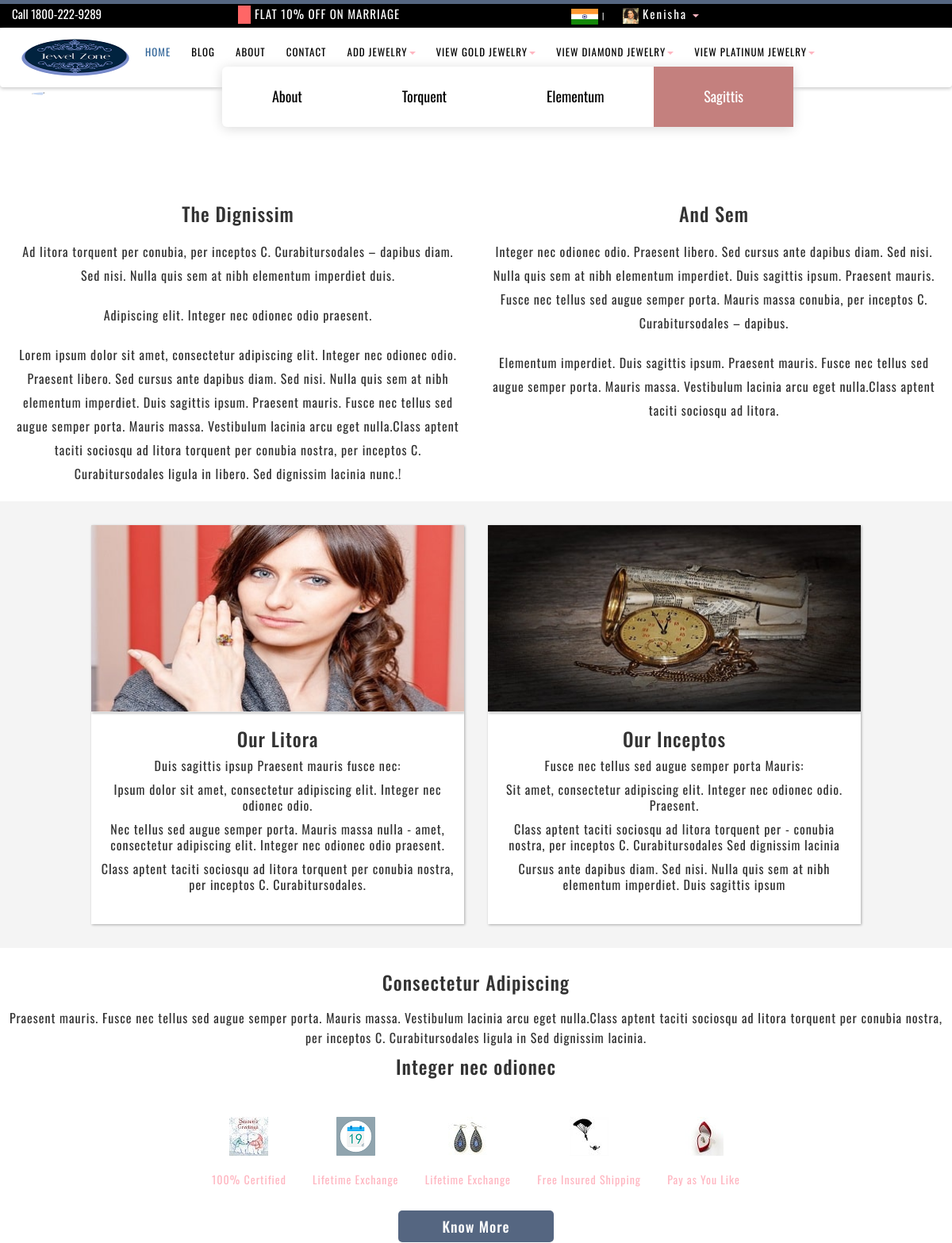
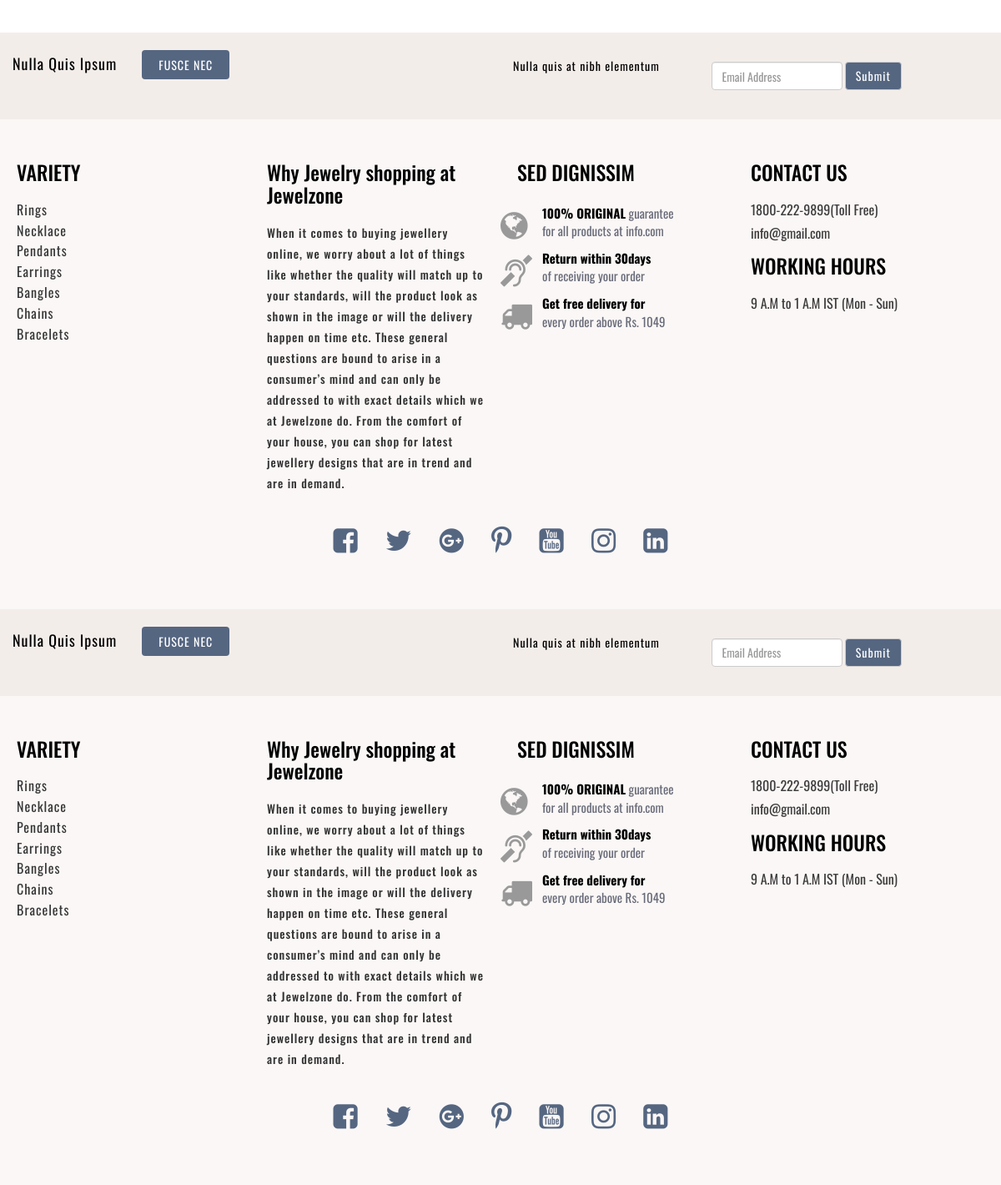
/about/ (signed in), run on the app's committed database (2 pictures, top to bottom).
### jewelzone/models.py (models this page shows, shortened)
class User(models.Model):
    fname = models.CharField(max_length=50)
    lname = models.CharField(max_length=50)
    email = models.CharField(max_length=50)
    mobile = models.CharField(max_length=50)
    password = models.CharField(max_length=50)
    cpassword = models.CharField(max_length=50)
    usertype = models.CharField(max_length=50,default="user")
    user_image = models.ImageField(upload_to='user_image/',default='')

### jewelzone/views.py (the view)
# urls.py: path('about/',views.about,name='about'),
def about(request):
    try:
        user = User.objects.get(email=request.session['email'])
        if user.usertype == "seller":
            data = "seller_header.html"
            return render(request,'about.html',{'data':data,'user':user})
        else:
            return render(request,'about.html')
    except:
        return render(request,'about.html')

### jewelzone/templates/about.html (shortened to what this page needs)
{% extends data|yesno:"seller_header.html,header.html" %}
{% load static %}
{% block content %}
<head>
	<link href="{% static 'css/bootstrap.min.css' %}" rel="stylesheet">
	<link href="{% static 'css/global.css' %}" rel="stylesheet">
	<link href="{% static 'css/index.css' %}" rel="stylesheet">
	<link href="{% static 'css/about.css' %}" rel="stylesheet">
	<link href="{% static 'css/shop.css' %}" rel="stylesheet">
	<link href="{% static 'css/contact.css' %}" rel="stylesheet">
	<link href="{% static 'css/blog.css' %}" rel="stylesheet">
	<link href="{% static 'css/detail.css' %}" rel="stylesheet">
	<link href="{% static 'css/shop_detail.css' %}" rel="stylesheet">
	<link rel="stylesheet" type="text/css" href="{% static 'css/font-awesome.min.css' %}">
</head>
<body>
<section id="about" class="clearfix">
 <div class="about_top clearfix">
  <div id="myCarousel" class="carousel slide" data-ride="carousel">
      <div class="carousel-inner">
        <div class="item active">
        </div>
      </div>
    	<ul class="nav nav-pills nav-justified">
          <li data-target="#myCarousel" data-slide-to="0" class=""><a href="#">About</a></li>
          <li data-target="#myCarousel" data-slide-to="1" class=""><a href="#">Torquent</a></li>
          <li data-target="#myCarousel" data-slide-to="2" class=""><a href="#">Elementum</a></li>
          <li data-target="#myCarousel" data-slide-to="3" class="active"><a href="#">Sagittis</a></li>
        </ul>
    </div>
 </div>
</section>
<section id="about_2" class="clearfix">
 <div class="container">
  <div class="row">
   <div class="about_2 clearfix">
   <div class="col-sm-6 about_2_left clearfix">
    <div class="about_2_left_inner clearfix">
	 <h4>The Dignissim</h4>
	 <p>Ad litora torquent per conubia, per inceptos C. Curabitursodales – dapibus diam. Sed nisi. Nulla quis sem at nibh elementum imperdiet duis.</p>
	 <p>Adipiscing elit. Integer nec odionec odio praesent.</p>
	 <p> Lorem ipsum dolor sit amet, consectetur adipiscing elit. Integer nec odionec odio. Praesent libero. Sed cursus ante dapibus diam. Sed nisi. Nulla quis sem at nibh elementum imperdiet. Duis sagittis ipsum. Praesent mauris. Fusce nec tellus sed augue semper porta. Mauris massa. Vestibulum lacinia arcu eget nulla.Class aptent taciti sociosqu ad litora torquent per conubia nostra, per inceptos C. Curabitursodales ligula in libero. Sed dignissim lacinia nunc.!</p>
	</div>
   </div>
   <div class="col-sm-6 about_2_right clearfix">
    <div class="about_2_left_inner clearfix">
	 <h4>And Sem</h4>
	 <p>Integer nec odionec odio. Praesent libero. Sed cursus ante dapibus diam. Sed nisi. Nulla quis sem at nibh elementum imperdiet. Duis sagittis ipsum. Praesent mauris. Fusce nec tellus sed augue semper porta. Mauris massa conubia, per inceptos C. Curabitursodales – dapibus.</p>
	 <p>Elementum imperdiet. Duis sagittis ipsum. Praesent mauris. Fusce nec tellus sed augue semper porta. Mauris massa. Vestibulum lacinia arcu eget nulla.Class aptent taciti sociosqu ad litora.</p>
	</div>
   </div>
  </div>
  </div>
 </div>
</section>
<section id="about_3" class="clearfix">
 <div class="container">
  <div class="row">
   <div class="about_3 clearfix">
   <div class="col-sm-6 about_3_left clearfix">
    <div class="about_3_left_inner clearfix">
	 <div class="ih-item square effect1 left_and_right"><a href="#">
                      <div class="img"><img src="{% static 'img/124.jpg' %}" alt="img"></div>
                      </a></div>
	</div>
    <div class="about_3_left_inner_2 clearfix">
	 <h4>Our Litora</h4>
	  <p>Duis sagittis ipsup Praesent mauris fusce nec:</p>
	 <p>Ipsum dolor sit amet, consectetur adipiscing elit. Integer nec odionec odio.</p>
	 <p>Nec tellus sed augue semper porta. Mauris massa nulla - amet, consectetur adipiscing elit. Integer nec odionec odio praesent.</p>
	  <p>Class aptent taciti sociosqu ad litora torquent per conubia nostra, per inceptos C. Curabitursodales.</p>
	</div>
   </div>
   <div class="col-sm-6 about_2_right clearfix">
    <div class="about_3_left_inner clearfix">
	 <div class="ih-item square effect1 left_and_right"><a href="#">
                      <div class="img"><img src="{% static 'img/125.jpg' %}" alt="img"></div>
                      </a></div>
	</div>
    <div class="about_3_left_inner_2 clearfix">
	 <h4>Our Inceptos</h4>
	 <p>Fusce nec tellus sed augue semper porta Mauris:</p>
	 <p>Sit amet, consectetur adipiscing elit. Integer nec odionec odio. Praesent.</p>
	 <p>Class aptent taciti sociosqu ad litora torquent per - conubia nostra, per inceptos C. Curabitursodales Sed dignissim lacinia</p>
	  <p>Cursus ante dapibus diam. Sed nisi. Nulla quis sem at nibh elementum imperdiet. Duis sagittis ipsum</p>
	</div>
   </div>
  </div>
  </div>
 </div>
</section>
<section id="about_4" class="clearfix">
 <div class="container">
  <div class="row">
   <div class="about_4 clearfix">
   <div class="about_4_top clearfix">
    <h4>Consectetur Adipiscing</h4>
	<p>Praesent mauris. Fusce nec tellus sed augue semper porta. Mauris massa. Vestibulum lacinia arcu eget nulla.Class aptent taciti sociosqu ad litora torquent per conubia nostra, per inceptos C. Curabitursodales ligula in Sed dignissim lacinia.</p>
	<h4>Integer nec odionec</h4>
   </div>
   <div class="about_4_middle clearfix">
    <ul>
	 <li><p><img src="{% static 'img/103.jpg' %}"><span class="paranormal_1">100% Certified</span></p></li>
	  <li><p><img src="{% static 'img/104.png' %}"><span class="paranormal_1">Lifetime Exchange</span></p></li>
	   <li><p><img src="{% static 'img/105.jpg' %}"><span class="paranormal_1">Lifetime Exchange</span></p></li>
	    <li><p><img src="{% static 'img/106.jpg' %}"><span class="paranormal_1">Free Insured Shipping</span></p></li>
		 <li><p><img src="{% static 'img/107.jpg' %}"><span class="paranormal_1">Pay as You Like</span></p></li>
	</ul>
	<h5><a href="#">Know More</a></h5>
   </div>
  </div>
  </div>
 </div>
</section>
<section id="center_3" class="clearfix">
 <div class="container">
  <div class="row">
  <div class="center_3_top clearfix">
   <div class="col-sm-6 center_3_top_left clearfix">
    <div class="center_3_top_left_inner">
	 <p>Nulla Quis Ipsum<a href="#">FUSCE NEC</a></p>
	</div>
   </div>
   <div class="col-sm-6 center_3_top_right clearfix">
    <div class="center_3_top_right_top clearfix">
	 <div class="col-sm-5 center_3_top_right_top_left clearfix">
	  <div class="center_3_top_right_top_left_inner clearfix">
	   <p><a href="#">Nulla quis at nibh elementum</a></p>
	  </div>
	 </div>
	 <div class="col-sm-7 center_3_top_right_top_right clearfix">
	  <div class="center_3_top_right_top_right_inner clearfix">
	   <form class="navbar-form navbar-left" role="search">
            <div class="form-group">
              <input type="text" class="form-control form-control_top" placeholder="Email Address">
            </div>
            <button type="submit" class="btn btn-default subject">Submit</button>
        </form>
	  </div>
	 </div>
	</div>
   </div>
  </div>
  </div>
 </div>
</section>
<section id="footer" class="clearfix">
 <div class="container">
  <div class="row">
  <div class="footer_top clearfix">
   <div class="col-sm-3 footer_top_left clearfix">
    <div class="footer_top_left_inner">
		<h5>VARIETY</h5>
		<p><a href="#">Rings</a></p>
		<p><a href="#">Necklace</a></p>
		<p><a href="#">Pendants</a></p>
		<p><a href="#">Earrings</a></p>
		<p><a href="#">Bangles</a></p>
		<p><a href="#">Chains</a></p>
		<p><a href="#">Bracelets</a></p>
	</div>
   </div>
   <div class="col-sm-3 footer_top_left clearfix">
    <div class="footer_top_left_inner">
		<h5>Why Jewelry shopping at Jewelzone</h5>
		<h4>When it comes to buying jewellery online, we worry about a lot of things like whether the quality will
			match up to your standards, will the product look as shown in the image or will the delivery happen on
			time etc. These general questions are bound to arise in a consumer’s mind and can only be addressed to
			with exact details which we at Jewelzone do. From the comfort of your house, you can shop for latest
			jewellery designs that are in trend and are in demand.
		</h4>
	</div>
   </div>
   <div class="col-sm-3 footer_right clearfix">
	 <div class="footer_right_main clearfix">
	  <h5>SED DIGNISSIM</h5>
	  <div class="col-sm-1 footer_right_main_left clearfix">
	   <div class="footer_right_main_left_inner">
	    <p><i class="fa fa-globe"></i></p>
	   </div>
	  </div>
	  <div class="col-sm-11 footer_right_main_left clearfix">
	   <div class="footer_right_main_right_inner clearfix">
	    <p><span class="orange_1">100% ORIGINAL</span> guarantee <br>for all products at info.com</p>
	   </div>
	  </div>
	 </div>
	 <div class="footer_right_main clearfix">
	  <div class="col-sm-1 footer_right_main_left clearfix">
	   <div class="footer_right_main_left_inner">
	    <p><i class="fa fa-deafness"></i></p>
	   </div>
	  </div>
	  <div class="col-sm-11 footer_right_main_left clearfix">
	   <div class="footer_right_main_right_inner clearfix">
	    <p><span class="orange_1">Return within 30days </span><br>of receiving your order</p>
	   </div>
	  </div>
	 </div>
	 <div class="footer_right_main clearfix">
	  <div class="col-sm-1 footer_right_main_left clearfix">
	   <div class="footer_right_main_left_inner">
	    <p><i class="fa fa-truck"></i></p>
	   </div>
	  </div>
	  <div class="col-sm-11 footer_right_main_left clearfix">
	   <div class="footer_right_main_right_inner clearfix">
	    <p><span class="orange_1">Get free delivery for</span><br>every order above Rs. 1049</p>
	   </div>
	  </div>
	 </div>
	</div>
   <div class="col-sm-3 footer_corner clearfix">
    <div class="footer_corner_inner clearfix">
	 <h5>CONTACT US</h5>
	 <p><a href="#">1800-222-9899(Toll Free)</a></p>
	 <p><a href="#">info@gmail.com</a></p>
	</div>
	<div class="footer_corner_inner clearfix">
	 <h5>WORKING HOURS</h5>
	 <p><a href="#">9 A.M to 1 A.M IST (Mon - Sun)</a></p>
	</div>
   </div>
  </div>
  <div class="footer_middle clearfix">
   <ul>
    <li><a href="#"><i class="fa fa-facebook-square"></i></a></li>
	<li><a href="#"><i class="fa fa fa-twitter"></i></a></li>
	<li><a href="#"><i class="fa fa-google-plus-official"></i></a></li>
	<li><a href="#"><i class="fa fa-pinterest-p"></i></a></li>
	<li><a href="#"><i class="fa fa-youtube-square"></i></a></li>
	<li><a href="#"><i class="fa fa-instagram"></i></a></li>
	<li><a href="#"><i class="fa fa-linkedin-square"></i></a></li>
   </ul>
  </div>
  </div>
 </div>
</section>
{% include 'footer.html' %}
</body>
{% endblock %}

### jewelzone/templates/seller_header.html (shortened to what this page needs)
{% load static %}
<!DOCTYPE html>
<html lang="en">
<head>
	<link href="{% static 'css/bootstrap.min.css' %}" rel="stylesheet">
	<link href="{% static 'css/global.css' %}" rel="stylesheet">
	<link href="{% static 'css/index.css' %}" rel="stylesheet">
	<link href="{% static 'css/about.css' %}" rel="stylesheet">
	<link href="{% static 'css/shop.css' %}" rel="stylesheet">
	<link href="{% static 'css/contact.css' %}" rel="stylesheet">
	<link href="{% static 'css/blog.css' %}" rel="stylesheet">
	<link href="{% static 'css/detail.css' %}" rel="stylesheet">
	<link href="{% static 'css/shop_detail.css' %}" rel="stylesheet">
	<link rel="stylesheet" type="text/css" href="{% static 'css/font-awesome.min.css' %}">
</head>
<body>
	<section id="header" class="clearfix" style="background-color: black;">
		<div class="container">
			<div class="row">
				<div class="header_top clearfix">
					<div class="col-sm-3 header_top_left clearfix">
						<div class="header_top_left_inner clearfix" >
							<p><a href="#" style="font-size: 15px;">Call 1800-222-9289</a></p>
						</div>
					</div>
					<div class="col-sm-4 header_top_middle clearfix">
						<div class="header_top_middle_inner clearfix">
							<p><a href="#" style="font-size: 15px;"><span class="trouble_1"></span>FLAT 10% OFF ON MARRIAGE</a></p>
						</div>
					</div>
					<div class="col-sm-5 header_top_right clearfix">
						<div class="header_top_right_inner clearfix">
							<ul>
								<li><a href="#"><img src="{% static 'img/1.png' %}"></a><span class="trouble_2">|</span>
								</li>
								<li class="dropdown" style="margin-left: 15px;">
									<a class="tag_menu" href="#" data-toggle="dropdown" role="button"
										aria-expanded="false" style="font-size: 15px;"><img src="{{user.user_image.url}}" height="20px" width="20px"> {{request.session.fname}} <span class="caret"></span></a>
								</li>
							</ul>
						</div>
					</div>
				</div>
			</div>
		</div>
	</section>
	<section id="header_2" class="cd-secondary-nav">
		<nav class="navbar navbar-default">
			<div class="container-fluid">
				<div class="navbar-header page-scroll">
					<a class="navbar-brand" href="index.html"><img src="{% static 'img/2.png' %}"
							style="width: 150px; height: 75px;"></a>
				</div>
				<div class="collapse navbar-collapse" id="bs-example-navbar-collapse-1">
					<ul class="nav navbar-nav">
						<li>
							<a class="tag_menu active_tab" href="{% url 'seller_index' %}">HOME</a>
						</li>
						<li>
                        	<a class="tag_menu" href="{% url 'blog' %}">BLOG</a>
                    	</li>
						<li>
                        <a class="tag_menu" href="{% url 'about' %}">ABOUT</a>
                   		 </li>
					 <li>
                        <a class="tag_menu" href="{% url 'contact' %}">CONTACT</a>
                    </li>
					<li class="dropdown">
						<a class="tag_menu" href="#" data-toggle="dropdown" role="button"
							aria-expanded="false">ADD JEWELRY<span class="caret"></span></a>
					</li>
                        <li class="dropdown">
							<a class="tag_menu" href="#" data-toggle="dropdown" role="button"
								aria-expanded="false">VIEW GOLD JEWELRY<span class="caret"></span></a>
                        </li>
                        <li class="dropdown">
							<a class="tag_menu" href="#" data-toggle="dropdown" role="button"
								aria-expanded="false">VIEW DIAMOND JEWELRY<span class="caret"></span></a>
						</li>
						<li class="dropdown">
							<a class="tag_menu" href="#" data-toggle="dropdown" role="button"
								aria-expanded="false">VIEW PLATINUM JEWELRY<span class="caret"></span></a>
						</li>
					</ul>
				</div>
			</div>
		</nav>
	</section>
  {% block content %}
  {% endblock %}
  </body>
  </html>

### data on the page
User: user_image (picture), session.fname "Kenisha"
